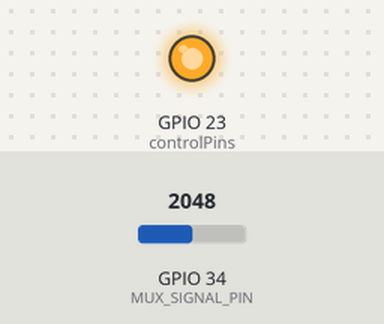
Recording of a sketch running on a simulated ESP32. Shown: output pins drawn as LEDs (lit = HIGH). Inputs (shaded band) come from the test bench; at power-on: GPIO 34 (MUX_SIGNAL_PIN) = 2048. Pins used as bus, display or sensor lines are not drawn; what the sketch prints to the serial monitor is not drawn.

Above: at 0.1 s.
Timing chart, 0 to 1.6 s (numbered marks = the images above):
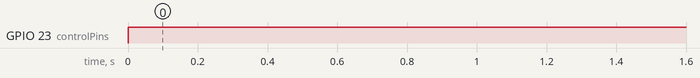

Measured:
- by itself, GPIO 23 (controlPins): LOW → HIGH at 0.00 s

The sketch:

demultiplexer.ino
```cpp
// Define pins connected to the multiplexer
#define S0 18
#define S1 19
#define S2 22
#define S3 23
#define MUX_ENABLE_PIN 4  // A GPIO pin to control the ENABLE pin
#define MUX_SIGNAL_PIN 34 // The ESP32 ADC pin connected to the MUX's COM pin

// Store the control pins in an array
const uint8_t controlPins[] = {S0, S1, S2, S3};

const int numSensors = 9;
int sensorValues[numSensors];

// A lookup table to easily set the correct address for channels 0-15
const uint8_t muxAddress[16][4] = {
  {0,0,0,0}, // channel 0
  {1,0,0,0}, // channel 1
  {0,1,0,0}, // channel 2
  {1,1,0,0}, // channel 3
  {0,0,1,0}, // channel 4
  {1,0,1,0}, // channel 5
  {0,1,1,0}, // channel 6
  {1,1,1,0}, // channel 7
  {0,0,0,1}, // channel 8
  {1,0,0,1}, // channel 9
  {0,1,0,1}, // channel 10
  {1,1,0,1}, // channel 11
  {0,0,1,1}, // channel 12
  {1,0,1,1}, // channel 13
  {0,1,1,1}, // channel 14
  {1,1,1,1}  // channel 15
};

void setup() {
  Serial.begin(115200);

  // Set up the control pins as outputs
  for (int i = 0; i < 4; i++) {
    pinMode(controlPins[i], OUTPUT);
    // Set them to LOW
    digitalWrite(controlPins[i], LOW);
  }

  // Set up the ENABLE pin
  pinMode(MUX_ENABLE_PIN, OUTPUT);
  // Set the enable pin to low to activate the multiplexer
  digitalWrite(MUX_ENABLE_PIN, LOW);

  // The signal pin is an input
  pinMode(MUX_SIGNAL_PIN, INPUT);

  Serial.println("Setup complete.");
}

// This function selects a channel on the multiplexer
void selectMuxChannel(int channel) {
  for (int i = 0; i < 4; i++) {
    digitalWrite(controlPins[i], muxAddress[channel][i]);
  }
  // A short delay might be needed for the signal to stabilize after switching
  delayMicroseconds(10);
}

void loop() {
  // Loop through all 9 sensor channels
  for (int channel = 0; channel < numSensors; channel++) {
    selectMuxChannel(channel);
    // Read the analog value from the multiplexer's common pin
    sensorValues[channel] = analogRead(MUX_SIGNAL_PIN);
  }

  // The array sensorValues now holds readings from each of the nine inputs to the multiplexers

  // Print the readings to the Serial Monitor
  Serial.print("Readings: ");
  for (int i = 0; i < numSensors; i++) {
    Serial.print(sensorValues[i]);
    if (i < numSensors - 1) {
      Serial.print(", ");
    }
  }
  Serial.println();

  // Wait before next loop
  delay(100);
}
```
